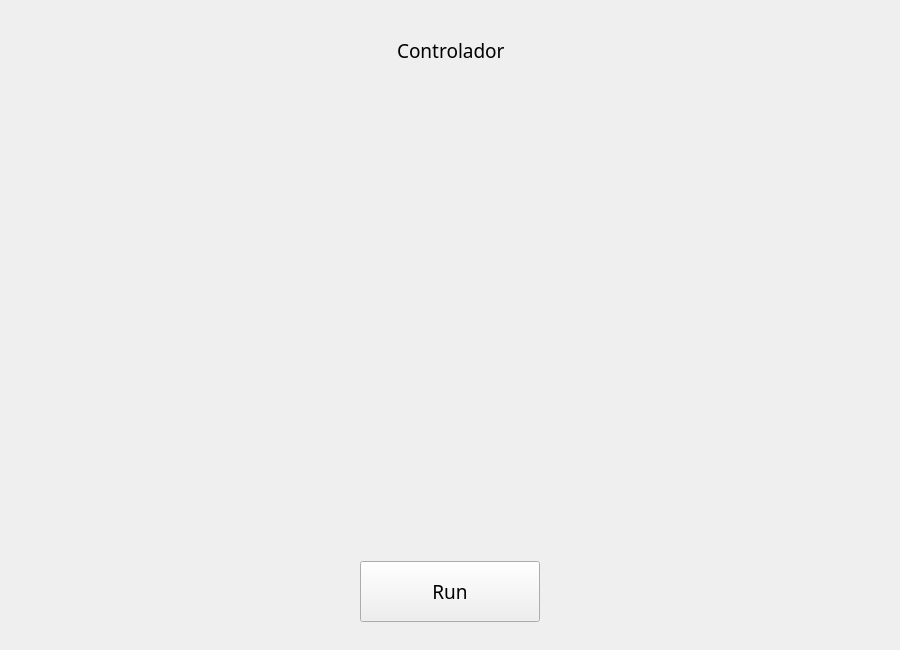
<?xml version="1.0" encoding="UTF-8"?>
<ui version="4.0">
 <class>Form</class>
 <widget class="QWidget" name="Form">
  <property name="geometry">
   <rect>
    <x>0</x>
    <y>0</y>
    <width>900</width>
    <height>650</height>
   </rect>
  </property>
  <property name="font">
   <font>
    <family>Rockwell</family>
    <pointsize>14</pointsize>
   </font>
  </property>
  <property name="windowTitle">
   <string>Controlador</string>
  </property>
  <property name="styleSheet">
   <string notr="true"/>
  </property>
  <widget class="QWidget" name="horizontalLayoutWidget">
   <property name="geometry">
    <rect>
     <x>50</x>
     <y>10</y>
     <width>801</width>
     <height>80</height>
    </rect>
   </property>
   <layout class="QHBoxLayout" name="horizontalLayout">
    <property name="sizeConstraint">
     <enum>QLayout::SetMaximumSize</enum>
    </property>
    <item>
     <spacer name="horizontalSpacer_7">
      <property name="orientation">
       <enum>Qt::Horizontal</enum>
      </property>
      <property name="sizeHint" stdset="0">
       <size>
        <width>40</width>
        <height>20</height>
       </size>
      </property>
     </spacer>
    </item>
    <item>
     <widget class="QLabel" name="l_title">
      <property name="sizePolicy">
       <sizepolicy hsizetype="Fixed" vsizetype="Preferred">
        <horstretch>0</horstretch>
        <verstretch>0</verstretch>
       </sizepolicy>
      </property>
      <property name="styleSheet">
       <string notr="true"/>
      </property>
      <property name="text">
       <string>Controlador</string>
      </property>
     </widget>
    </item>
    <item>
     <spacer name="horizontalSpacer_8">
      <property name="orientation">
       <enum>Qt::Horizontal</enum>
      </property>
      <property name="sizeHint" stdset="0">
       <size>
        <width>40</width>
        <height>20</height>
       </size>
      </property>
     </spacer>
    </item>
   </layout>
  </widget>
  <widget class="QWidget" name="gridLayoutWidget">
   <property name="geometry">
    <rect>
     <x>50</x>
     <y>140</y>
     <width>801</width>
     <height>391</height>
    </rect>
   </property>
   <layout class="QGridLayout" name="gridLayout"/>
  </widget>
  <widget class="QWidget" name="horizontalLayoutWidget_2">
   <property name="geometry">
    <rect>
     <x>49</x>
     <y>560</y>
     <width>801</width>
     <height>63</height>
    </rect>
   </property>
   <layout class="QHBoxLayout" name="horizontalLayout_2">
    <item>
     <spacer name="horizontalSpacer">
      <property name="orientation">
       <enum>Qt::Horizontal</enum>
      </property>
      <property name="sizeHint" stdset="0">
       <size>
        <width>40</width>
        <height>20</height>
       </size>
      </property>
     </spacer>
    </item>
    <item>
     <widget class="QPushButton" name="b_run">
      <property name="sizePolicy">
       <sizepolicy hsizetype="Fixed" vsizetype="Fixed">
        <horstretch>0</horstretch>
        <verstretch>0</verstretch>
       </sizepolicy>
      </property>
      <property name="minimumSize">
       <size>
        <width>180</width>
        <height>61</height>
       </size>
      </property>
      <property name="maximumSize">
       <size>
        <width>180</width>
        <height>61</height>
       </size>
      </property>
      <property name="cursor">
       <cursorShape>PointingHandCursor</cursorShape>
      </property>
      <property name="text">
       <string>Run</string>
      </property>
     </widget>
    </item>
    <item>
     <spacer name="horizontalSpacer_2">
      <property name="orientation">
       <enum>Qt::Horizontal</enum>
      </property>
      <property name="sizeHint" stdset="0">
       <size>
        <width>40</width>
        <height>20</height>
       </size>
      </property>
     </spacer>
    </item>
   </layout>
  </widget>
 </widget>
 <resources/>
 <connections/>
</ui>
